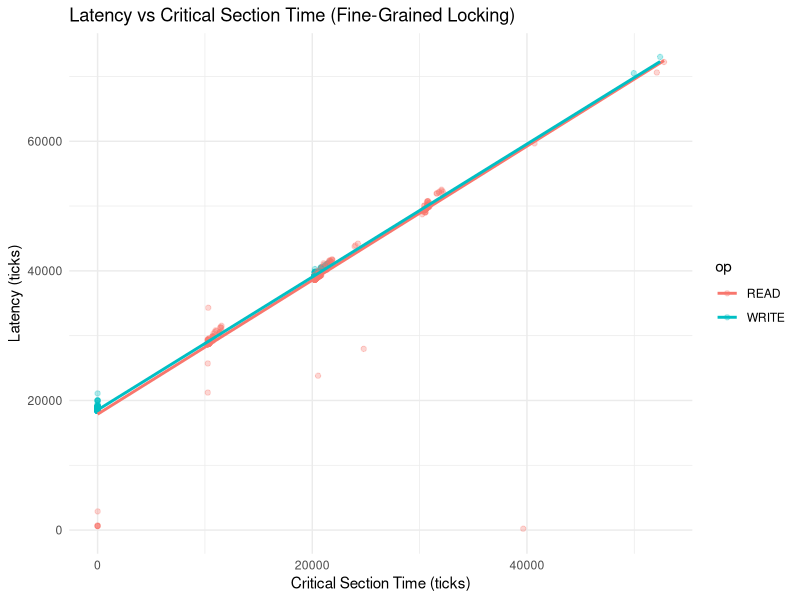
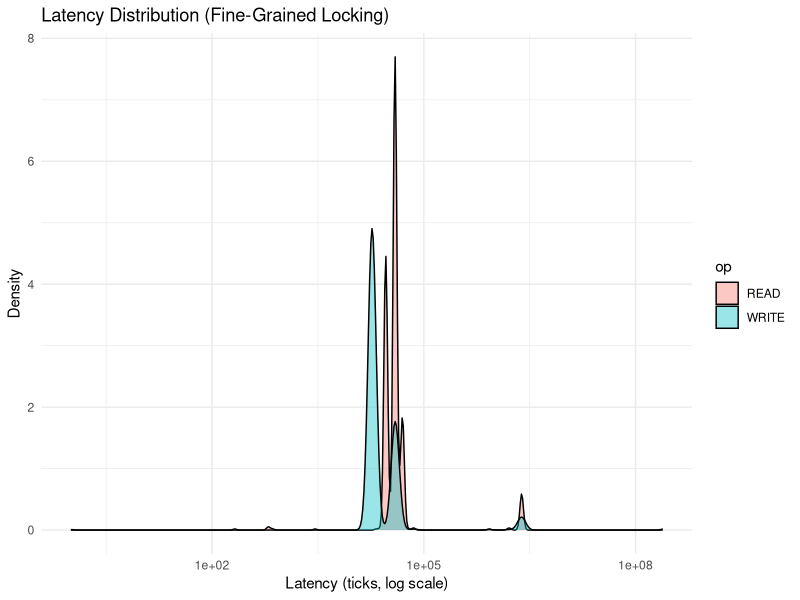
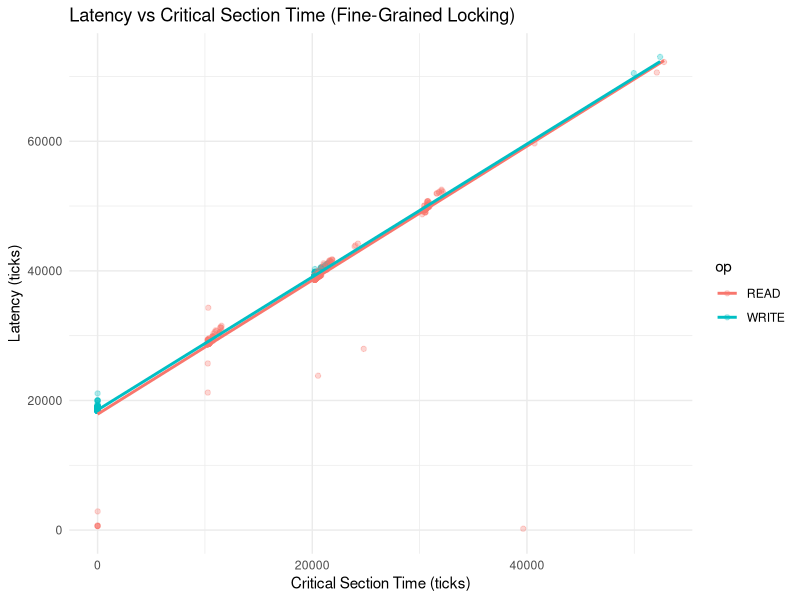
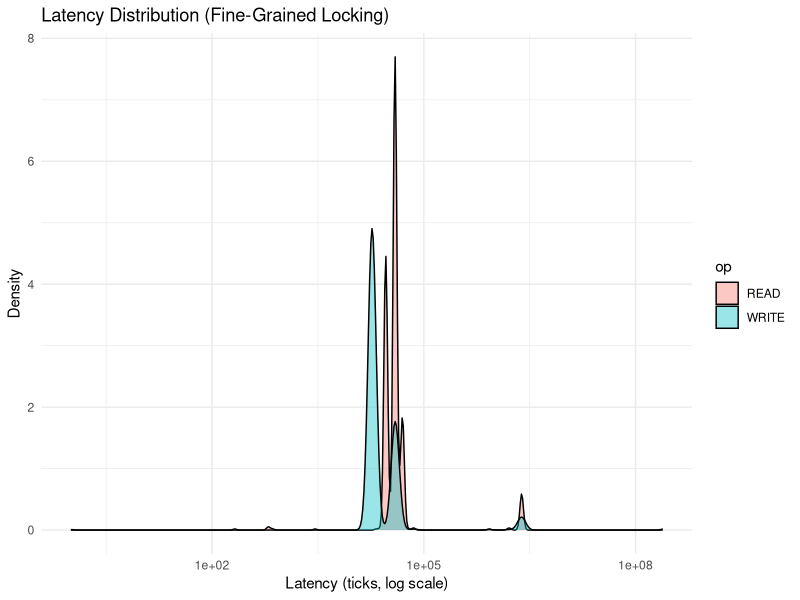

These charts were generated, in order, by the following R code:
library(tidyverse)

df <- read_csv("finegrained.csv")

# Convert op to factor
df$op <- factor(df$op,
                levels = c(1,2,3,4),
                labels = c("OPEN","READ","WRITE","CLOSE"))

# Filter to real per-op samples
df3 <- df %>% filter(op %in% c("READ","WRITE"))

# Unified regression model
model <- lm(latency_ticks ~ cs_ticks + op + pid, data = df3)
summary(model)

# Optional interaction model
model_interact <- lm(latency_ticks ~ cs_ticks * op + pid, data = df3)
summary(model_interact)

# Export summaries
model_summary <- as.data.frame(summary(model)$coefficients)
model_summary$model <- "Main Model"

model_interact_summary <- as.data.frame(summary(model_interact)$coefficients)
model_interact_summary$model <- "Interaction Model"

all_models <- rbind(model_summary, model_interact_summary)
write.csv(all_models, "finegrained_regression_summaries.csv")

# Regression Plot
df_zoom <- df3 %>% filter(latency_ticks < 200000)

ggplot(df_zoom, aes(x = cs_ticks, y = latency_ticks, color = op)) +
  geom_point(alpha = 0.3) +
  stat_smooth(method = "lm", formula = y ~ x, se = FALSE) +
  labs(
    title = "Latency vs Critical Section Time (Fine-Grained Locking)",
    x = "Critical Section Time (ticks)",
    y = "Latency (ticks)"
  ) +
  theme_minimal()

ggsave("finegrained_latency_vs_cs_unified.png", width = 8, height = 6, dpi = 300)

# Latency distribution Plot
ggplot(df3, aes(x = latency_ticks, fill = op)) +
  geom_density(alpha = 0.4) +
  scale_x_log10() +
  labs(
    title = "Latency Distribution (Fine-Grained Locking)",
    x = "Latency (ticks, log scale)",
    y = "Density"
  ) +
  theme_minimal()

ggsave("finegrained_latency_distribution.png", width = 8, height = 6, dpi = 300)
